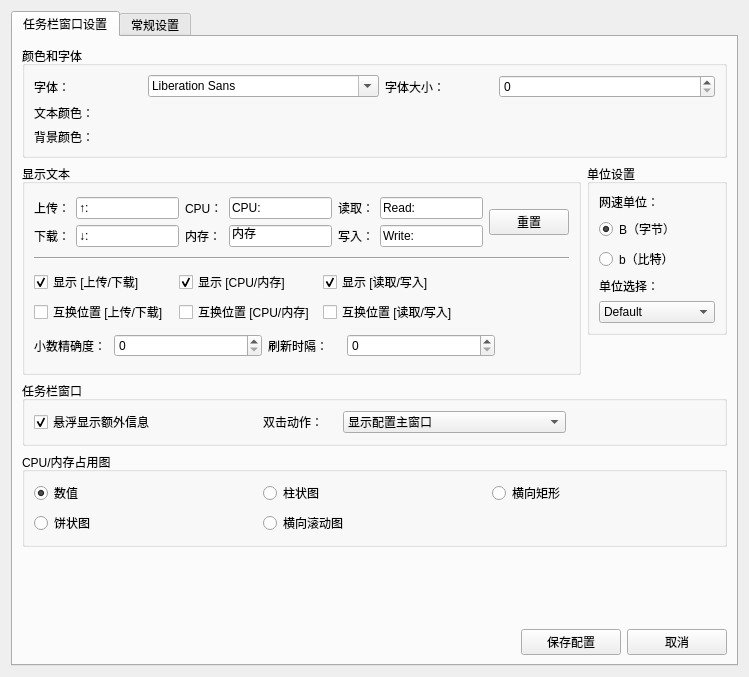
<?xml version="1.0" encoding="UTF-8"?>
<ui version="4.0">
 <class>WinDdeDockSetting</class>
 <widget class="QWidget" name="WinDdeDockSetting">
  <property name="geometry">
   <rect>
    <x>0</x>
    <y>0</y>
    <width>749</width>
    <height>677</height>
   </rect>
  </property>
  <property name="windowTitle">
   <string>Form</string>
  </property>
  <layout class="QHBoxLayout" name="horizontalLayout_8">
   <item>
    <widget class="QTabWidget" name="tabWidget">
     <property name="currentIndex">
      <number>0</number>
     </property>
     <widget class="QWidget" name="tabDockSetting">
      <attribute name="title">
       <string>任务栏窗口设置</string>
      </attribute>
      <layout class="QVBoxLayout" name="verticalLayout_17">
       <item>
        <widget class="QGroupBox" name="groupBox_9">
         <property name="title">
          <string>颜色和字体</string>
         </property>
         <layout class="QVBoxLayout" name="verticalLayout_14" stretch="4,1">
          <item>
           <layout class="QHBoxLayout" name="horizontalLayout_18" stretch="1,2,1,2">
            <item>
             <widget class="QLabel" name="label_43">
              <property name="text">
               <string>字体：</string>
              </property>
             </widget>
            </item>
            <item>
             <widget class="QFontComboBox" name="fontComboBox"/>
            </item>
            <item>
             <widget class="QLabel" name="label_44">
              <property name="text">
               <string>字体大小：</string>
              </property>
             </widget>
            </item>
            <item>
             <widget class="QSpinBox" name="spinBoxFontSize"/>
            </item>
           </layout>
          </item>
          <item>
           <layout class="QHBoxLayout" name="horizontalLayout_19" stretch="1,3">
            <item>
             <layout class="QGridLayout" name="gridLayout_9">
              <item row="0" column="0">
               <widget class="QLabel" name="label_45">
                <property name="text">
                 <string>文本颜色：</string>
                </property>
               </widget>
              </item>
              <item row="0" column="1">
               <widget class="QLabel" name="labTextColor">
                <property name="text">
                 <string/>
                </property>
               </widget>
              </item>
              <item row="1" column="0">
               <widget class="QLabel" name="label_47">
                <property name="text">
                 <string>背景颜色：</string>
                </property>
               </widget>
              </item>
              <item row="1" column="1">
               <widget class="QLabel" name="labBackgroundColor">
                <property name="text">
                 <string/>
                </property>
               </widget>
              </item>
             </layout>
            </item>
            <item>
             <spacer name="horizontalSpacer_9">
              <property name="orientation">
               <enum>Qt::Horizontal</enum>
              </property>
              <property name="sizeHint" stdset="0">
               <size>
                <width>40</width>
                <height>20</height>
               </size>
              </property>
             </spacer>
            </item>
           </layout>
          </item>
         </layout>
        </widget>
       </item>
       <item>
        <layout class="QVBoxLayout" name="verticalLayout_15">
         <item>
          <layout class="QHBoxLayout" name="horizontalLayout_14" stretch="4,1">
           <item>
            <layout class="QHBoxLayout" name="horizontalLayout_15" stretch="0">
             <item>
              <widget class="QGroupBox" name="groupBox_7">
               <property name="title">
                <string>显示文本</string>
               </property>
               <layout class="QVBoxLayout" name="verticalLayout_11">
                <item>
                 <layout class="QGridLayout" name="gridLayout_7">
                  <item row="0" column="0">
                   <widget class="QLabel" name="label_33">
                    <property name="text">
                     <string>上传：</string>
                    </property>
                   </widget>
                  </item>
                  <item row="0" column="1">
                   <widget class="QLineEdit" name="lineLabUpload">
                    <property name="text">
                     <string>↑:</string>
                    </property>
                   </widget>
                  </item>
                  <item row="0" column="2">
                   <widget class="QLabel" name="label_34">
                    <property name="text">
                     <string>CPU：</string>
                    </property>
                   </widget>
                  </item>
                  <item row="0" column="3">
                   <widget class="QLineEdit" name="lineLabCpu">
                    <property name="text">
                     <string>CPU:</string>
                    </property>
                   </widget>
                  </item>
                  <item row="0" column="4">
                   <widget class="QLabel" name="label_35">
                    <property name="text">
                     <string>读取：</string>
                    </property>
                   </widget>
                  </item>
                  <item row="0" column="5">
                   <widget class="QLineEdit" name="lineLabDiskRead">
                    <property name="text">
                     <string>Read:</string>
                    </property>
                   </widget>
                  </item>
                  <item row="0" column="6" rowspan="2">
                   <widget class="QPushButton" name="btnReset">
                    <property name="text">
                     <string>重置</string>
                    </property>
                   </widget>
                  </item>
                  <item row="1" column="0">
                   <widget class="QLabel" name="label_36">
                    <property name="text">
                     <string>下载：</string>
                    </property>
                   </widget>
                  </item>
                  <item row="1" column="1">
                   <widget class="QLineEdit" name="lineLabDown">
                    <property name="text">
                     <string>↓:</string>
                    </property>
                   </widget>
                  </item>
                  <item row="1" column="2">
                   <widget class="QLabel" name="label_37">
                    <property name="text">
                     <string>内存：</string>
                    </property>
                   </widget>
                  </item>
                  <item row="1" column="3">
                   <widget class="QLineEdit" name="lineLabMemory">
                    <property name="text">
                     <string>内存</string>
                    </property>
                   </widget>
                  </item>
                  <item row="1" column="4">
                   <widget class="QLabel" name="label_38">
                    <property name="text">
                     <string>写入：</string>
                    </property>
                   </widget>
                  </item>
                  <item row="1" column="5">
                   <widget class="QLineEdit" name="lineLabDiskWrite">
                    <property name="text">
                     <string>Write:</string>
                    </property>
                   </widget>
                  </item>
                 </layout>
                </item>
                <item>
                 <widget class="Line" name="line_3">
                  <property name="orientation">
                   <enum>Qt::Horizontal</enum>
                  </property>
                 </widget>
                </item>
                <item>
                 <layout class="QHBoxLayout" name="horizontalLayout_16" stretch="4,1">
                  <item>
                   <layout class="QGridLayout" name="gridLayout_8">
                    <item row="0" column="0">
                     <widget class="QCheckBox" name="checkBoxDisolayNet">
                      <property name="enabled">
                       <bool>true</bool>
                      </property>
                      <property name="autoFillBackground">
                       <bool>false</bool>
                      </property>
                      <property name="text">
                       <string>显示 [上传/下载]</string>
                      </property>
                      <property name="checked">
                       <bool>true</bool>
                      </property>
                      <property name="tristate">
                       <bool>false</bool>
                      </property>
                     </widget>
                    </item>
                    <item row="0" column="1">
                     <widget class="QCheckBox" name="checkBoxDisolayCPUAndMemory">
                      <property name="text">
                       <string>显示 [CPU/内存]</string>
                      </property>
                      <property name="checked">
                       <bool>true</bool>
                      </property>
                     </widget>
                    </item>
                    <item row="0" column="2">
                     <widget class="QCheckBox" name="checkBoxDisolayDisk">
                      <property name="text">
                       <string>显示 [读取/写入]</string>
                      </property>
                      <property name="checked">
                       <bool>true</bool>
                      </property>
                     </widget>
                    </item>
                    <item row="1" column="0">
                     <widget class="QCheckBox" name="checkBoxLocationExchangeNet">
                      <property name="text">
                       <string>互换位置 [上传/下载]</string>
                      </property>
                     </widget>
                    </item>
                    <item row="1" column="1">
                     <widget class="QCheckBox" name="checkBoxLocationExchangeCPUAndMenory">
                      <property name="text">
                       <string>互换位置 [CPU/内存]</string>
                      </property>
                     </widget>
                    </item>
                    <item row="1" column="2">
                     <widget class="QCheckBox" name="checkBoxLocationExchangeDisk">
                      <property name="text">
                       <string>互换位置 [读取/写入]</string>
                      </property>
                     </widget>
                    </item>
                   </layout>
                  </item>
                  <item>
                   <spacer name="horizontalSpacer_7">
                    <property name="orientation">
                     <enum>Qt::Horizontal</enum>
                    </property>
                    <property name="sizeHint" stdset="0">
                     <size>
                      <width>40</width>
                      <height>20</height>
                     </size>
                    </property>
                   </spacer>
                  </item>
                 </layout>
                </item>
                <item>
                 <layout class="QHBoxLayout" name="horizontalLayout_17" stretch="1,2,1,2,1">
                  <item>
                   <widget class="QLabel" name="label_39">
                    <property name="text">
                     <string>小数精确度：</string>
                    </property>
                   </widget>
                  </item>
                  <item>
                   <widget class="QSpinBox" name="spinBoxFractionalAccuracy"/>
                  </item>
                  <item>
                   <widget class="QLabel" name="label_40">
                    <property name="text">
                     <string>刷新时隔：</string>
                    </property>
                   </widget>
                  </item>
                  <item>
                   <widget class="QSpinBox" name="spinBoxRefreshInterval"/>
                  </item>
                  <item>
                   <spacer name="horizontalSpacer_8">
                    <property name="orientation">
                     <enum>Qt::Horizontal</enum>
                    </property>
                    <property name="sizeHint" stdset="0">
                     <size>
                      <width>40</width>
                      <height>20</height>
                     </size>
                    </property>
                   </spacer>
                  </item>
                 </layout>
                </item>
               </layout>
              </widget>
             </item>
            </layout>
           </item>
           <item>
            <layout class="QVBoxLayout" name="verticalLayout_12">
             <item>
              <widget class="QGroupBox" name="groupBox_8">
               <property name="title">
                <string>单位设置</string>
               </property>
               <layout class="QVBoxLayout" name="verticalLayout_13">
                <item>
                 <widget class="QLabel" name="label_41">
                  <property name="text">
                   <string>网速单位：</string>
                  </property>
                 </widget>
                </item>
                <item>
                 <widget class="QRadioButton" name="radioBtnByte">
                  <property name="text">
                   <string>B（字节）</string>
                  </property>
                  <property name="checked">
                   <bool>true</bool>
                  </property>
                 </widget>
                </item>
                <item>
                 <widget class="QRadioButton" name="radioBtnBit">
                  <property name="text">
                   <string>b（比特）</string>
                  </property>
                 </widget>
                </item>
                <item>
                 <widget class="QLabel" name="label_42">
                  <property name="text">
                   <string>单位选择：</string>
                  </property>
                 </widget>
                </item>
                <item>
                 <widget class="QComboBox" name="comboBoxUnitModel">
                  <property name="duplicatesEnabled">
                   <bool>false</bool>
                  </property>
                  <item>
                   <property name="text">
                    <string>Default</string>
                   </property>
                  </item>
                  <item>
                   <property name="text">
                    <string>Upper</string>
                   </property>
                  </item>
                  <item>
                   <property name="text">
                    <string>Lower</string>
                   </property>
                  </item>
                  <item>
                   <property name="text">
                    <string>Custom</string>
                   </property>
                  </item>
                 </widget>
                </item>
               </layout>
              </widget>
             </item>
             <item>
              <spacer name="verticalSpacer_5">
               <property name="orientation">
                <enum>Qt::Vertical</enum>
               </property>
               <property name="sizeHint" stdset="0">
                <size>
                 <width>20</width>
                 <height>40</height>
                </size>
               </property>
              </spacer>
             </item>
            </layout>
           </item>
          </layout>
         </item>
         <item>
          <widget class="QGroupBox" name="groupBox_10">
           <property name="title">
            <string>任务栏窗口</string>
           </property>
           <layout class="QHBoxLayout" name="horizontalLayout_7" stretch="3,1,3,2">
            <item>
             <widget class="QCheckBox" name="checkBoxHoverDisplay">
              <property name="text">
               <string>悬浮显示额外信息</string>
              </property>
              <property name="checked">
               <bool>true</bool>
              </property>
             </widget>
            </item>
            <item>
             <widget class="QLabel" name="label_49">
              <property name="text">
               <string>双击动作：</string>
              </property>
             </widget>
            </item>
            <item>
             <widget class="QComboBox" name="comboBoxDoubleClick">
              <item>
               <property name="text">
                <string>显示配置主窗口</string>
               </property>
              </item>
              <item>
               <property name="text">
                <string>显示系统监视器（DDE）</string>
               </property>
              </item>
             </widget>
            </item>
            <item>
             <spacer name="horizontalSpacer_10">
              <property name="orientation">
               <enum>Qt::Horizontal</enum>
              </property>
              <property name="sizeHint" stdset="0">
               <size>
                <width>40</width>
                <height>20</height>
               </size>
              </property>
             </spacer>
            </item>
           </layout>
          </widget>
         </item>
         <item>
          <widget class="QGroupBox" name="groupBox_11">
           <property name="title">
            <string>CPU/内存占用图</string>
           </property>
           <layout class="QGridLayout" name="gridLayout">
            <item row="0" column="0">
             <widget class="QRadioButton" name="radioButtonNumber">
              <property name="text">
               <string>数值</string>
              </property>
              <property name="checked">
               <bool>true</bool>
              </property>
             </widget>
            </item>
            <item row="0" column="1">
             <widget class="QRadioButton" name="radioButtonColumn">
              <property name="text">
               <string>柱状图</string>
              </property>
             </widget>
            </item>
            <item row="0" column="2">
             <widget class="QRadioButton" name="radioButtonStripes">
              <property name="text">
               <string>横向矩形</string>
              </property>
             </widget>
            </item>
            <item row="1" column="1">
             <widget class="QRadioButton" name="radioButtonScrolling">
              <property name="text">
               <string>横向滚动图</string>
              </property>
             </widget>
            </item>
            <item row="1" column="0">
             <widget class="QRadioButton" name="radioButtonRound">
              <property name="text">
               <string>饼状图</string>
              </property>
             </widget>
            </item>
           </layout>
          </widget>
         </item>
        </layout>
       </item>
       <item>
        <spacer name="verticalSpacer_6">
         <property name="orientation">
          <enum>Qt::Vertical</enum>
         </property>
         <property name="sizeHint" stdset="0">
          <size>
           <width>17</width>
           <height>38</height>
          </size>
         </property>
        </spacer>
       </item>
       <item>
        <layout class="QHBoxLayout" name="horizontalLayout_22" stretch="5,1,1">
         <item>
          <spacer name="horizontalSpacer_12">
           <property name="orientation">
            <enum>Qt::Horizontal</enum>
           </property>
           <property name="sizeHint" stdset="0">
            <size>
             <width>40</width>
             <height>20</height>
            </size>
           </property>
          </spacer>
         </item>
         <item>
          <widget class="QPushButton" name="btnSave">
           <property name="text">
            <string>保存配置</string>
           </property>
          </widget>
         </item>
         <item>
          <widget class="QPushButton" name="btnQuit">
           <property name="text">
            <string>取消</string>
           </property>
          </widget>
         </item>
        </layout>
       </item>
      </layout>
     </widget>
     <widget class="QWidget" name="tabGeneralSetting">
      <attribute name="title">
       <string>常规设置</string>
      </attribute>
      <layout class="QVBoxLayout" name="verticalLayout_21">
       <item>
        <layout class="QHBoxLayout" name="horizontalLayout_25" stretch="2,5">
         <item>
          <widget class="QGroupBox" name="groupBox_12">
           <property name="title">
            <string>应用程序设置</string>
           </property>
           <layout class="QVBoxLayout" name="verticalLayout_19">
            <item>
             <layout class="QHBoxLayout" name="horizontalLayout_24">
              <item>
               <layout class="QVBoxLayout" name="verticalLayout_18">
                <item>
                 <widget class="QCheckBox" name="checkBox_22">
                  <property name="text">
                   <string>开机检查更新</string>
                  </property>
                 </widget>
                </item>
                <item>
                 <widget class="QCheckBox" name="checkBox_23">
                  <property name="text">
                   <string>开机自启</string>
                  </property>
                 </widget>
                </item>
               </layout>
              </item>
              <item>
               <widget class="QPushButton" name="pushButton_9">
                <property name="text">
                 <string>立即检查</string>
                </property>
               </widget>
              </item>
             </layout>
            </item>
            <item>
             <layout class="QHBoxLayout" name="horizontalLayout_23" stretch="1,3">
              <item>
               <widget class="QLabel" name="label_52">
                <property name="text">
                 <string>语言：</string>
                </property>
               </widget>
              </item>
              <item>
               <widget class="QComboBox" name="comboBox_6">
                <item>
                 <property name="text">
                  <string>跟随系统</string>
                 </property>
                </item>
                <item>
                 <property name="text">
                  <string>简体中文</string>
                 </property>
                </item>
                <item>
                 <property name="text">
                  <string>English</string>
                 </property>
                </item>
               </widget>
              </item>
             </layout>
            </item>
           </layout>
          </widget>
         </item>
         <item>
          <widget class="QGroupBox" name="groupBox_13">
           <property name="title">
            <string>配置和数据文件</string>
           </property>
           <layout class="QVBoxLayout" name="verticalLayout_20">
            <item>
             <widget class="QRadioButton" name="radioButton_10">
              <property name="text">
               <string>保存在默认路径</string>
              </property>
              <property name="checked">
               <bool>true</bool>
              </property>
             </widget>
            </item>
            <item>
             <widget class="QRadioButton" name="radioButton_11">
              <property name="text">
               <string>保存在自定义路径</string>
              </property>
             </widget>
            </item>
            <item>
             <widget class="QPushButton" name="pushButton_8">
              <property name="text">
               <string>更改目录</string>
              </property>
             </widget>
            </item>
           </layout>
          </widget>
         </item>
        </layout>
       </item>
       <item>
        <widget class="QGroupBox" name="groupBox_14">
         <property name="title">
          <string>消息通知</string>
         </property>
         <layout class="QGridLayout" name="gridLayout_10" columnstretch="1,2,1,1">
          <item row="1" column="1">
           <widget class="QSpinBox" name="spinBox_11"/>
          </item>
          <item row="2" column="1">
           <widget class="QSpinBox" name="spinBox_12"/>
          </item>
          <item row="1" column="0">
           <widget class="QCheckBox" name="checkBox_21">
            <property name="text">
             <string>当CPU利用率超过</string>
            </property>
           </widget>
          </item>
          <item row="2" column="2" colspan="2">
           <widget class="QLabel" name="label_54">
            <property name="text">
             <string>% 时通知</string>
            </property>
           </widget>
          </item>
          <item row="1" column="2" colspan="2">
           <widget class="QLabel" name="label_51">
            <property name="text">
             <string>% 时通知</string>
            </property>
           </widget>
          </item>
          <item row="2" column="0">
           <widget class="QCheckBox" name="checkBox_26">
            <property name="text">
             <string>当内存利用率超过</string>
            </property>
           </widget>
          </item>
          <item row="3" column="0">
           <widget class="QCheckBox" name="checkBox_20">
            <property name="text">
             <string>今日流量使用超过</string>
            </property>
           </widget>
          </item>
          <item row="3" column="1">
           <widget class="QSpinBox" name="spinBox_10"/>
          </item>
          <item row="3" column="2">
           <widget class="QComboBox" name="comboBox_5">
            <item>
             <property name="text">
              <string>MB</string>
             </property>
            </item>
            <item>
             <property name="text">
              <string>GB</string>
             </property>
            </item>
            <item>
             <property name="text">
              <string>TB</string>
             </property>
            </item>
           </widget>
          </item>
          <item row="3" column="3">
           <widget class="QLabel" name="label_50">
            <property name="text">
             <string>时通知</string>
            </property>
           </widget>
          </item>
         </layout>
        </widget>
       </item>
       <item>
        <widget class="QGroupBox" name="groupBox_15">
         <property name="title">
          <string>主题风格</string>
         </property>
         <layout class="QVBoxLayout" name="verticalLayout_22">
          <item>
           <layout class="QHBoxLayout" name="horizontalLayout_28" stretch="1,1,1,1">
            <item>
             <widget class="QRadioButton" name="radioButton_12">
              <property name="text">
               <string>浅色模式</string>
              </property>
              <property name="checkable">
               <bool>true</bool>
              </property>
              <property name="checked">
               <bool>true</bool>
              </property>
             </widget>
            </item>
            <item>
             <widget class="QRadioButton" name="radioButton_13">
              <property name="text">
               <string>暗色模式</string>
              </property>
             </widget>
            </item>
            <item>
             <widget class="QRadioButton" name="radioButton_14">
              <property name="text">
               <string>自定义模式</string>
              </property>
             </widget>
            </item>
            <item>
             <spacer name="horizontalSpacer_16">
              <property name="orientation">
               <enum>Qt::Horizontal</enum>
              </property>
              <property name="sizeHint" stdset="0">
               <size>
                <width>40</width>
                <height>20</height>
               </size>
              </property>
             </spacer>
            </item>
           </layout>
          </item>
          <item>
           <layout class="QHBoxLayout" name="horizontalLayout_27" stretch="1,2,7">
            <item>
             <widget class="QLabel" name="label_53">
              <property name="text">
               <string>系统风格：</string>
              </property>
             </widget>
            </item>
            <item>
             <widget class="QComboBox" name="comboBox_7">
              <item>
               <property name="text">
                <string>系统默认风格</string>
               </property>
              </item>
             </widget>
            </item>
            <item>
             <spacer name="horizontalSpacer_13">
              <property name="orientation">
               <enum>Qt::Horizontal</enum>
              </property>
              <property name="sizeHint" stdset="0">
               <size>
                <width>40</width>
                <height>20</height>
               </size>
              </property>
             </spacer>
            </item>
           </layout>
          </item>
         </layout>
        </widget>
       </item>
       <item>
        <widget class="QGroupBox" name="groupBox_16">
         <property name="title">
          <string>皮肤</string>
         </property>
         <layout class="QHBoxLayout" name="horizontalLayout_26">
          <item>
           <widget class="QCheckBox" name="checkBox_24">
            <property name="text">
             <string>允许皮肤覆盖字体设置</string>
            </property>
            <property name="checked">
             <bool>true</bool>
            </property>
           </widget>
          </item>
          <item>
           <widget class="QCheckBox" name="checkBox_25">
            <property name="text">
             <string>允许皮肤覆盖字体显示文本设置</string>
            </property>
            <property name="checked">
             <bool>true</bool>
            </property>
           </widget>
          </item>
          <item>
           <spacer name="horizontalSpacer_17">
            <property name="orientation">
             <enum>Qt::Horizontal</enum>
            </property>
            <property name="sizeHint" stdset="0">
             <size>
              <width>40</width>
              <height>20</height>
             </size>
            </property>
           </spacer>
          </item>
         </layout>
        </widget>
       </item>
       <item>
        <spacer name="verticalSpacer_7">
         <property name="orientation">
          <enum>Qt::Vertical</enum>
         </property>
         <property name="sizeHint" stdset="0">
          <size>
           <width>20</width>
           <height>73</height>
          </size>
         </property>
        </spacer>
       </item>
       <item>
        <layout class="QHBoxLayout" name="horizontalLayout_31" stretch="5,1,1">
         <item>
          <spacer name="horizontalSpacer_18">
           <property name="orientation">
            <enum>Qt::Horizontal</enum>
           </property>
           <property name="sizeHint" stdset="0">
            <size>
             <width>40</width>
             <height>20</height>
            </size>
           </property>
          </spacer>
         </item>
         <item>
          <widget class="QPushButton" name="pushButton_10">
           <property name="text">
            <string>保存配置</string>
           </property>
          </widget>
         </item>
         <item>
          <widget class="QPushButton" name="pushButton_11">
           <property name="text">
            <string>取消</string>
           </property>
          </widget>
         </item>
        </layout>
       </item>
      </layout>
     </widget>
    </widget>
   </item>
  </layout>
 </widget>
 <resources/>
 <connections/>
</ui>
